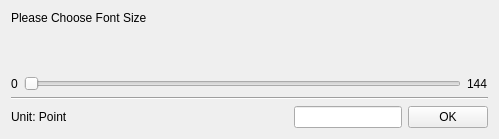
<?xml version="1.0" encoding="UTF-8"?>
<ui version="4.0">
 <class>FontSizeChooser</class>
 <widget class="QWidget" name="FontSizeChooser">
  <property name="geometry">
   <rect>
    <x>0</x>
    <y>0</y>
    <width>499</width>
    <height>139</height>
   </rect>
  </property>
  <property name="windowTitle">
   <string>Form</string>
  </property>
  <layout class="QVBoxLayout" name="verticalLayout">
   <item>
    <layout class="QHBoxLayout" name="horizontalLayout_3">
     <item>
      <widget class="QLabel" name="popupTitle">
       <property name="text">
        <string>Please Choose Font Size</string>
       </property>
      </widget>
     </item>
    </layout>
   </item>
   <item>
    <spacer name="verticalSpacer">
     <property name="orientation">
      <enum>Qt::Vertical</enum>
     </property>
     <property name="sizeHint" stdset="0">
      <size>
       <width>20</width>
       <height>40</height>
      </size>
     </property>
    </spacer>
   </item>
   <item>
    <layout class="QHBoxLayout" name="horizontalLayout">
     <item>
      <widget class="QLabel" name="fontSizeRangeMin">
       <property name="text">
        <string>0</string>
       </property>
      </widget>
     </item>
     <item>
      <widget class="QSlider" name="fontSizeSlider">
       <property name="orientation">
        <enum>Qt::Horizontal</enum>
       </property>
      </widget>
     </item>
     <item>
      <widget class="QLabel" name="fontSizeRangeMax">
       <property name="text">
        <string>144</string>
       </property>
      </widget>
     </item>
    </layout>
   </item>
   <item>
    <widget class="Line" name="line">
     <property name="orientation">
      <enum>Qt::Horizontal</enum>
     </property>
    </widget>
   </item>
   <item>
    <layout class="QHBoxLayout" name="horizontalLayout_2">
     <item>
      <widget class="QLabel" name="label">
       <property name="text">
        <string>Unit: Point</string>
       </property>
      </widget>
     </item>
     <item>
      <spacer name="horizontalSpacer">
       <property name="orientation">
        <enum>Qt::Horizontal</enum>
       </property>
       <property name="sizeHint" stdset="0">
        <size>
         <width>40</width>
         <height>20</height>
        </size>
       </property>
      </spacer>
     </item>
     <item>
      <widget class="QLineEdit" name="fontSizeEdit">
       <property name="sizePolicy">
        <sizepolicy hsizetype="Minimum" vsizetype="Fixed">
         <horstretch>0</horstretch>
         <verstretch>0</verstretch>
        </sizepolicy>
       </property>
      </widget>
     </item>
     <item>
      <widget class="QPushButton" name="fontSizeOkButton">
       <property name="text">
        <string>OK</string>
       </property>
      </widget>
     </item>
    </layout>
   </item>
  </layout>
 </widget>
 <resources/>
 <connections/>
</ui>
